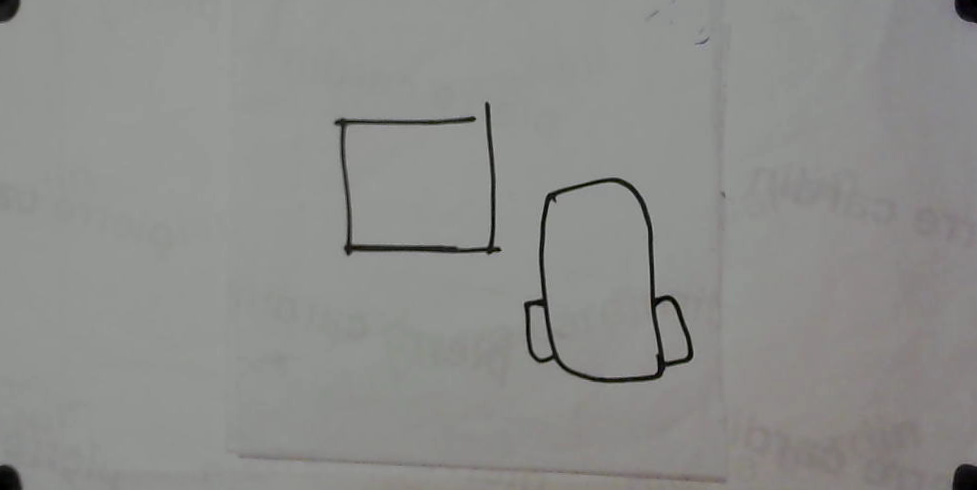
#> input picture Fase 2/Codigos/Codigos Camara-Mesa/opencv_CalibSnapshot_0.png, 977 x 490 px
$ python Pos_robot.py   (older library calls are emulated)
#> lines starting #> are read from the running program, lines starting #| are printed output that depends on the picture; after the words box and inside, x2 and y2 are one past the last pixel; in counts of white or black regions, pixels touching at a corner belong together; long printed decimals are rounded
### Fase 2/Codigos/Codigos Camara-Mesa/Robot.py
#!/usr/bin/env python3
# -*- coding: utf-8 -*-
"""
Created on Wed Jul 15 18:49:30 2020

@author: Jose Pablo Guerra

Codigo para la toma de poses de robots en la mesa de pruebas.


15/07/2020: Version 0.0.0 -- Creacion del archivo inicial.
15/07/2020: Version 0.1.0 -- Se crean los primeros metodos iniciales y las clases de robot y vector_robot
16/07/2020: Version 0.2.0 -- Se agregan funciones adicionales para su funcionamiento.
19/07/2020: Version 0.2.1 -- Se eliminan funciones, se dejan solo los metodos y clases de Robot. Cambio nombre archivo.


Basado en el codigo escrito por André Rodas
"""
#Importando las librerias necesarias
import cv2 as cv #importando libreria para opencv
import numpy as np #para la creacion de arrays
import math as mt #para el uso de herramientas matematicas como raiz cuadrada
#Robot = []


class Robot():
    """
    """

    def set_robot(self, _id, _ip, _pos):
        """


        Parameters
        ----------
        _id : TYPE
            DESCRIPTION.
        _ip : TYPE
            DESCRIPTION.
        _pos : TYPE
            DESCRIPTION.

        Returns
        -------
        TYPE
            DESCRIPTION.

        """
#> further down, Snapshot is the input picture: shape (490, 977, 3); mean B, G, R 139.1, 141.6, 140.7
        self.id_robot = _id
        self.ip = _ip
        self.x = _pos[0]
        self.y = _pos[1]
        self.theta = _pos[2]
        self.vel_left = 0
        self.vel_right = self.vel_left
        self.robot = [self.id_robot,self.ip,self.x,self.y,self.theta,self.vel_right,self.vel_left]
        return self.robot

    # [95 lines left out: functions set_IP, set_pos, get_pos, get_IP, set_speed, get_speed, not called in this run]


class vector_robot():
    """
    """
    #robot_vector_u = Robot()
    def __init__(self):
        self.Robot_vector = []


    def agregar_robot(self,vector_robot):
        """


        Parameters
        ----------
        vector_robot : TYPE
            DESCRIPTION.

        Returns
        -------
        TYPE
            DESCRIPTION.

        """
        #self.class_robot = class_robot
        #class_robot.id_robot = self
        #global _Robot
        self.Robot_vector.append(vector_robot)
        return self.Robot_vector

    # [42 lines left out: functions search_id_robot, get_robot, not called in this run]

bot = Robot()
vector_bot = vector_robot()
robot1 = bot.set_robot(1, 2,[0,1,3])

#print(bot.get_IP())

new_vector_robot = vector_bot.agregar_robot(robot1)
# [7 lines of commented-out code are left out]


### Fase 2/Codigos/Codigos Camara-Mesa/Pos_robot.py
#!/usr/bin/env python3
# -*- coding: utf-8 -*-
"""
Created on Sat Jul 18 11:45:45 2020

18/07/2020: Version 0.0.0 -- Version inicial del archivo
19/07/2020: Version 0.1.0 -- Se agregan funciones para el modulo de toma de datos de la pose de robots.

@author: joseguerra
"""

import cv2 as cv #importando libreria para opencv
from Robot import vector_robot, Robot
import numpy as np

SQRTDE2 = 1.41421356
MyPI = 3.14159265

anchoMesa = 14.5
largoMesa = 28.0

GlobalCodePixThreshold = 270
GlobalColorDifThreshold = 20


MyGlobalCannyInf = 94
MyGlobalCannySup = 350
#Mat GlobalLambda, GlobalCroppedActualSnap;

def getRobot_Code(calib_snapshot, Canny_inf, Canny_sup, Medida_cod):
#> called with Canny_inf = 94, Canny_sup = 350, Medida_cod = 2.99
    vector = vector_robot()
    blur_size = (3,3)
    height_im, width_im = calib_snapshot.shape[:2]
#> height_im = 490; width_im = 977

    PixCodeSize = Medida_cod * width_im / anchoMesa
#> PixCodeSize = 201.5

    gray_img = cv.cvtColor(calib_snapshot, cv.COLOR_BGR2GRAY)
    gray_blur_img = cv.blur(gray_img, blur_size)
    canny_img = cv.Canny(gray_blur_img, Canny_inf, Canny_sup, apertureSize = 3)
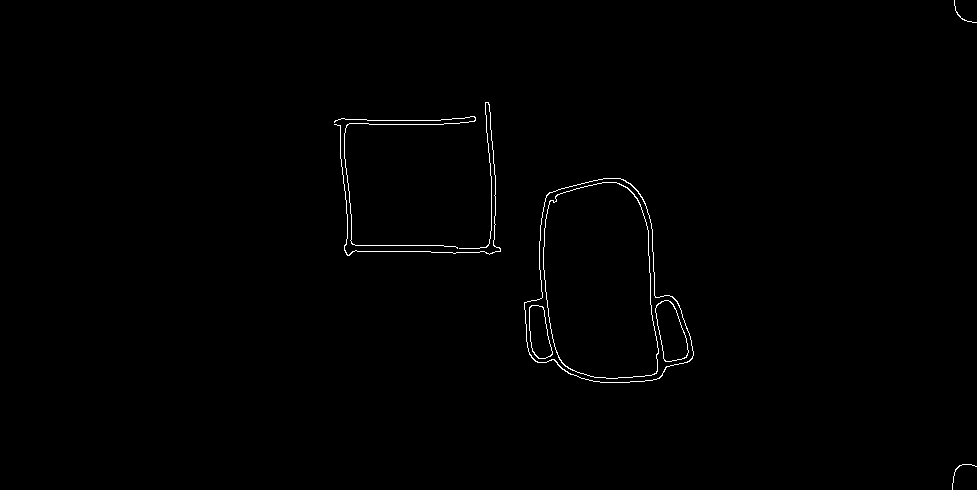
#> canny_img: shape (490, 977); 0.58% white in thin lines or dots, all inside (x1, y1, x2, y2) = (334, 0, 977, 490)


    cv.imshow("Canny", canny_img)
    cv.waitKey(0)

    image, contour, hierarchy = cv.findContours(canny_img, cv.RETR_TREE, cv.CHAIN_APPROX_SIMPLE)
#> contour = 12 contours, 3 with area under 20; largest, box (x1, y1, x2, y2) and area: (524, 178, 694, 383) 24448, (524, 178, 694, 383) 24381, (543, 182, 659, 379) 18863, (543, 182, 659, 379) 18823, (655, 300, 689, 362) 1332
    #canny_img = cv.blur(canny_img, blur_size)
    #print("PixCodeSize: ", PixCodeSize)
    #a = 0
    LastRecCod = 0

    for c in range (0, len(contour) - 1):
        #print(len(contour) - 1)
        #print("Este es el contador",c)
        RecCod = cv.minAreaRect(contour[c])
        #Rx, Ry = RecCod[0] #SingleRecCod.center
        #print("Contornos", RecCod[0])
        #print("Contornos", RecCod[0][0])
        height_rec, width_rec = RecCod[1] #SingleRecCod.size
        #print("GolbalCodePix: ", GlobalCodePixThreshold)
        #print("Resta entre width y PixCode: ",abs(width_rec - PixCodeSize))
        #print("Resta entre heigth: ",abs(height_rec - PixCodeSize))
        a = 0

        print("A punto de entrar al primer if")
        if (((abs(width_rec - PixCodeSize) < GlobalCodePixThreshold) and (abs(height_rec - PixCodeSize) < GlobalCodePixThreshold))):
            print("ingresando al pirmer if")
            print("GlobalCodePixThreshold: ", GlobalCodePixThreshold)
            # [5 lines of commented-out code are left out]

            if c == 0 or a == 0:
                a = 1
                print("ingresando al segundo if")
                vector.agregar_robot(getRobot_fromSnapshot(RecCod, calib_snapshot))
                LastRecCod = RecCod
                #x, y = LastRecCod[0] # LastRecCod.center
                #print(RecCod[0][0])
            elif (((abs(RecCod[0][0] - LastRecCod[0][0]) > GlobalCodePixThreshold) or (abs(RecCod[1][0] - LastRecCod[1][0]) > GlobalCodePixThreshold))):
                print("ingresando al segundo if, condicion else")
                vector.agregar_robot(getRobot_fromSnapshot(RecCod, calib_snapshot))
                LastRecCod = RecCod
#> this loop made 1 pass
#> (height_rec, width_rec, a) on pass 1: (33.24, 12.48, 1)
#| A punto de entrar al primer if
#| ingresando al pirmer if
#| GlobalCodePixThreshold:  270
#| ingresando al segundo if
#| Ingresando a getRobot_fromSnapshot
#| 90 en contra del reloj
#| Val_Color_temp:  56.333
#> pass 1, in getRobot_fromSnapshot, `dst = cv.warpAffine(snap, M, (GlobalWidth, GlobalHeigth))`:
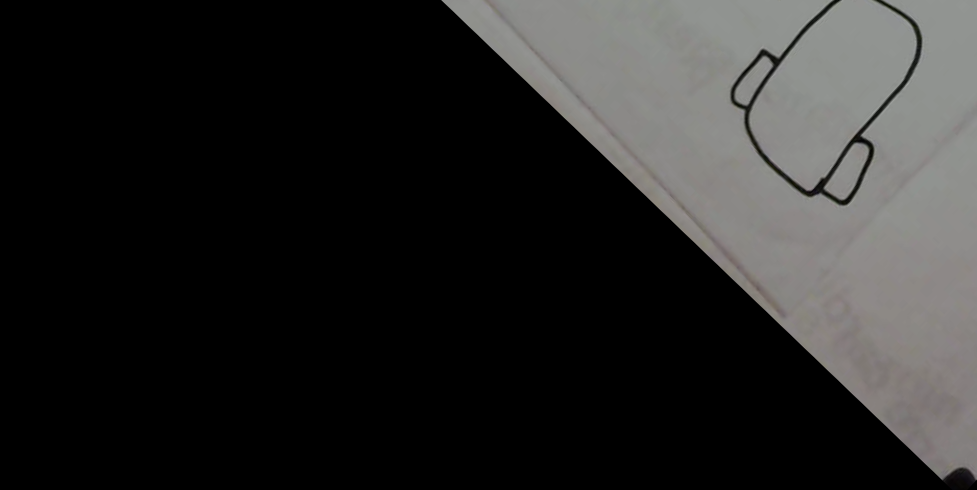
#> dst: shape (490, 977, 3); mean B, G, R 38, 38.8, 39.1
#> after the loop, LastRecCod = 0
                #x, y = LastRecCod[0] #LastRecCod.center
            #print("Resta entre centros en x: ", abs(Rx - x))
            #print("Resta entre centros en y: ", abs(Ry - y))
    return vector

def getRobot_fromSnapshot(RecContorno, snap):

    # Obtiene el centro, el tama;o y el angulo del contorno.
    center, size, theta = RecContorno

    # Angle correction
    if theta < -45:
        theta += 90

    # Convert to int
    center, size = tuple(map(int, center)), tuple(map(int, size))
    #print("Este es el nuevo centro", center)


    GlobalWidth = snap.shape[1]
    GlobalHeigth = snap.shape[0]

    #---------------------------------------------
    #GlobalHeigth,GlobalWidth = snap.shape[:2]

    print("Ingresando a getRobot_fromSnapshot")
    robot = Robot()
    #print("Primer valor del contorno: ", RecContorno[1] )

    #Para obtener el snap recortado.
    height_cont,width_cont = RecContorno[1] #height_cont
    tempWiMitad = SQRTDE2 * width_cont / 2
    tempHeMitad = SQRTDE2 * height_cont / 2


    Cx = center[0]
    Cy = center[1]


    EscalaColores = []

    rows = [int(Cy - tempHeMitad), int(Cy + tempHeMitad)]
    cols = [int(Cx - tempWiMitad), int(Cx + tempWiMitad)]
    #rows_1 = np.array([int(Cy - tempHeMitad), int(Cy + tempHeMitad)])
    #cols_1 = np.array([int(Cx - tempWiMitad), int(Cx + tempWiMitad)])


    #print(RecContorno)

    SemiCropCod = snap[rows[0]:rows[1], cols[0]:cols[1]] #hasta aqui todo bien al 19 de julio del 2020.
    # [7 lines of commented-out code are left out]
    M = cv.getRotationMatrix2D(center, theta, 1)

    dst = cv.warpAffine(snap, M, (GlobalWidth, GlobalHeigth))
    #image_rotated = cv.warpAffine(SemiCropCod, temp_matRotated, (SemiCropCod_Heigth, SemiCropCod_Width), flags = cv.INTER_CUBIC)

    #Final_Crop_rotated = cv.getRectSubPix(image_rotated, (int(height_cont),int(width_cont)), (np.size(rows_1)/2.0, np.size(cols_1)/2.0))


    Final_Crop_rotated = cv.getRectSubPix(dst, size, center)

    cv.imshow("Init", SemiCropCod)
    cv.imshow("Rotated", dst)
    #cv.waitKey(0)
    height_Final_Rotated, width_Final_Rotated = Final_Crop_rotated.shape[:2]

    #int EscalaColores[3]; //[2] blaco, [1] gris, [0] negr
    ColorSupIzq = Final_Crop_rotated[int(height_Final_Rotated * 1 / 4), int(width_Final_Rotated * 1 / 4)]
    ColorSupIzq = (ColorSupIzq[0] + ColorSupIzq [1] + ColorSupIzq[2])/3

    ColorSupDer = Final_Crop_rotated[int(height_Final_Rotated * 1 / 4), int(width_Final_Rotated * 3 / 4)]
    ColorSupDer = (ColorSupDer[0] + ColorSupDer [1] + ColorSupDer[2])/3

    ColorInfDer = Final_Crop_rotated[int(height_Final_Rotated * 3 / 4), int(width_Final_Rotated * 3 / 4)]
    ColorInfDer = (ColorInfDer[0] + ColorInfDer [1] + ColorInfDer[2])/3

    ColorInfIzq = Final_Crop_rotated[int(height_Final_Rotated * 3 / 4), int(width_Final_Rotated * 1 / 4)]
    ColorInfIzq = (ColorInfIzq[0] + ColorInfIzq [1] + ColorInfIzq[2])/3


    for i in range(0,3):
        EscalaColores.append(ColorSupIzq)

    tempFloatTheta = theta

    # [6 lines of commented-out code are left out]
    if ((ColorSupDer > ColorSupIzq) and (ColorSupDer > ColorInfDer) and (ColorSupDer > ColorInfIzq)):
        print("90 en contra del reloj")
        Final_Crop_rotated = cv.rotate(Final_Crop_rotated, cv.ROTATE_90_COUNTERCLOCKWISE)
        tempFloatTheta = tempFloatTheta + 90
        EscalaColores[2] = ColorSupDer
    elif ((ColorInfDer > ColorSupIzq) and (ColorInfDer> ColorSupDer) and (ColorInfDer > ColorInfIzq)):
        print("rotado 180")
        Final_Crop_rotated = cv.rotate(Final_Crop_rotated,cv.ROTATE_180);
        tempFloatTheta = tempFloatTheta + 180;
        EscalaColores[2] = ColorInfDer

    elif ((ColorInfIzq > ColorSupIzq) and (ColorInfIzq > ColorInfDer) and (ColorInfIzq > ColorSupDer)):
        print("90 a favor del reloj")
        Final_Crop_rotated = cv.rotate(Final_Crop_rotated, cv.ROTATE_90_CLOCKWISE)
        tempFloatTheta = tempFloatTheta - 90
        EscalaColores[2] = ColorInfIzq

    if ((ColorSupIzq <= ColorSupDer) and (ColorSupIzq <= ColorInfDer) and (ColorSupIzq <= ColorInfIzq)):
        EscalaColores[0] = ColorSupIzq
    elif ((ColorSupDer <= ColorSupIzq) and (ColorSupDer <= ColorInfDer) and (ColorSupDer <= ColorInfIzq)):
        EscalaColores[0] = ColorSupDer
    elif ((ColorInfDer <= ColorSupDer) and (ColorInfDer <= ColorSupIzq) and (ColorInfDer <= ColorInfIzq)):
        EscalaColores[0] = ColorInfDer
    else:
        EscalaColores[0] = ColorInfIzq

    cv.imshow("Codigo", Final_Crop_rotated)
    cv.waitKey(0)

    Matriz_color = np.zeros(shape=(3,3))


    for u in range (1,4):
        for v in range (1,4):
            #print("Esto va antes del val_color",Final_Crop_rotated[int(height_Final_Rotated * u / 4), int(width_Final_Rotated * v / 4)])
#> (the run stopped early here; a loop or call above may not have finished)

$ run again, with Fase 2/Codigos/Codigos Camara-Mesa/Imagen Calibrada 2.png copied over Fase 2/Codigos/Codigos Camara-Mesa/opencv_CalibSnapshot_0.png
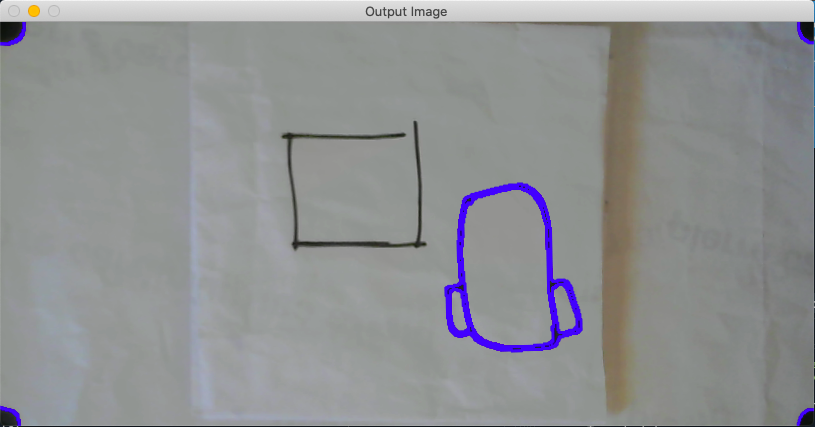
#> input picture Fase 2/Codigos/Codigos Camara-Mesa/Imagen Calibrada 2.png, 815 x 427 px
#> Snapshot is the input picture: shape (427, 815, 3); mean B, G, R 146.9, 145.3, 143.8
#> in getRobot_Code, `canny_img = cv.Canny(gray_blur_img, Canny_inf, Canny_sup, apertureSize..`:
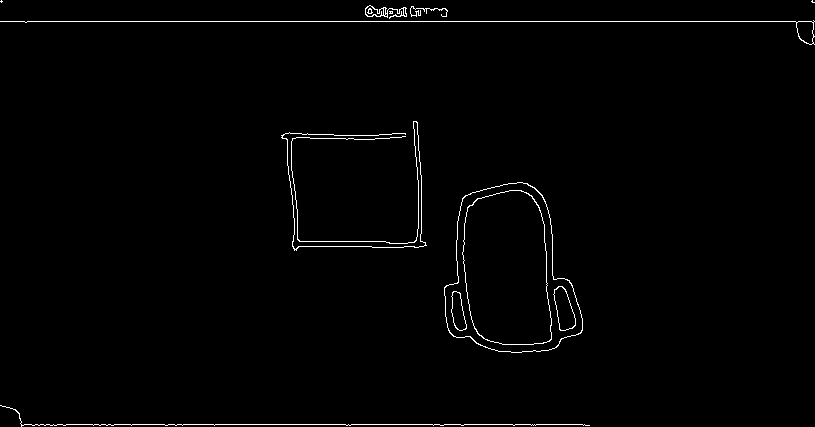
#> canny_img: shape (427, 815); 1.1% white in thin lines or dots
#> contour = 24 contours, 11 with area under 20; largest, box (x1, y1, x2, y2) and area: (444, 182, 583, 353) 16976, (444, 182, 583, 353) 16922, (462, 190, 552, 345) 11556, (462, 190, 552, 345) 11520, (553, 286, 576, 331) 616
#> the loop in getRobot_Code, `for c in range (0, len(contour) - 1): #print(len(contour) - 1) #print(..` made 4 passes
#> (height_rec, width_rec, a) on passes 2 to 3: (132.8, 172.4, 1), (132.8, 172.4, 1)
#> (printed output is left out)
#> pass 2, in getRobot_fromSnapshot, `Final_Crop_rotated = cv.rotate(Final_Crop_rotated, cv.ROTATE_90_CLOCKW..`:
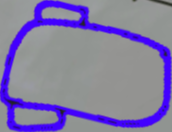
#> Final_Crop_rotated: shape (132, 172, 3); mean B, G, R 165.2, 121.1, 131

$ run again, with Fase 2/Codigos/Codigos Camara-Mesa/Imagen Calibrada.png copied over Fase 2/Codigos/Codigos Camara-Mesa/opencv_CalibSnapshot_0.png
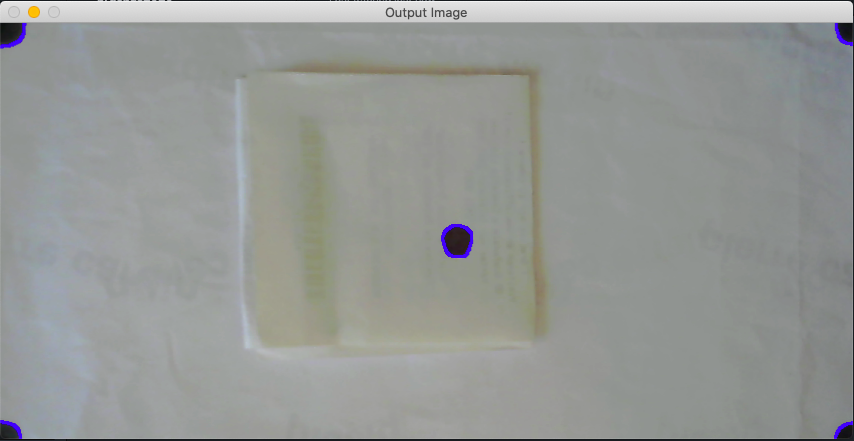
#> input picture Fase 2/Codigos/Codigos Camara-Mesa/Imagen Calibrada.png, 854 x 441 px
#> Snapshot is the input picture: shape (441, 854, 3); mean B, G, R 149.8, 152.3, 149.6
#> in getRobot_Code, `canny_img = cv.Canny(gray_blur_img, Canny_inf, Canny_sup, apertureSize..`:
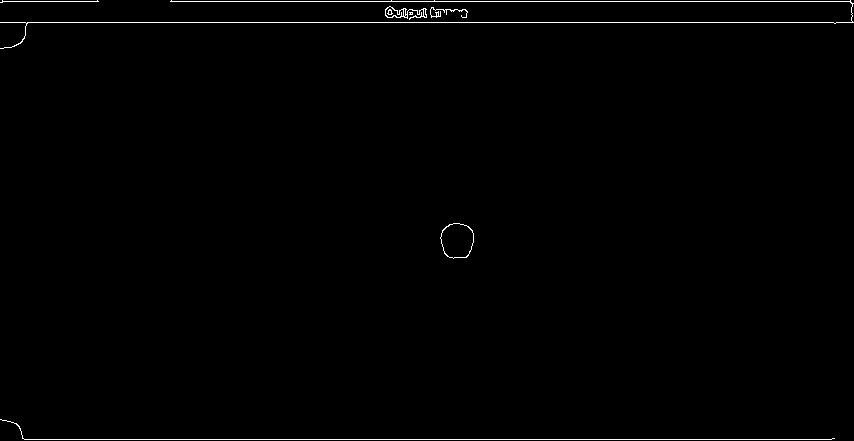
#> canny_img: shape (441, 854); 0.79% white in thin lines or dots
#> contour = 16 contours, 11 with area under 20; largest, box (x1, y1, x2, y2) and area: (440, 223, 474, 259) 923, (440, 223, 474, 259) 905, (385, 6, 427, 20) 198, (385, 6, 404, 18) 122, (430, 7, 468, 18) 26
#> the loop in getRobot_Code, `for c in range (0, len(contour) - 1): #print(len(contour) - 1) #print(..` made 4 passes
#> (height_rec, width_rec, a) on passes 2 to 3: (35, 33, 1), (35, 33, 1)
#> (printed output is left out)
#> pass 2, in getRobot_fromSnapshot, `Final_Crop_rotated = cv.rotate(Final_Crop_rotated, cv.ROTATE_90_CLOCKW..`:
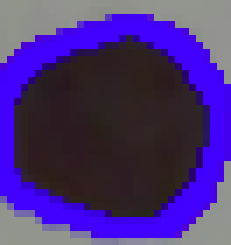
#> Final_Crop_rotated: shape (35, 33, 3) (shown 7 times larger); mean B, G, R 123, 46.9, 72.8

$ run again, with Fase 2/Codigos/Codigos Camara-Mesa/opencv_frame_0.png copied over Fase 2/Codigos/Codigos Camara-Mesa/opencv_CalibSnapshot_0.png
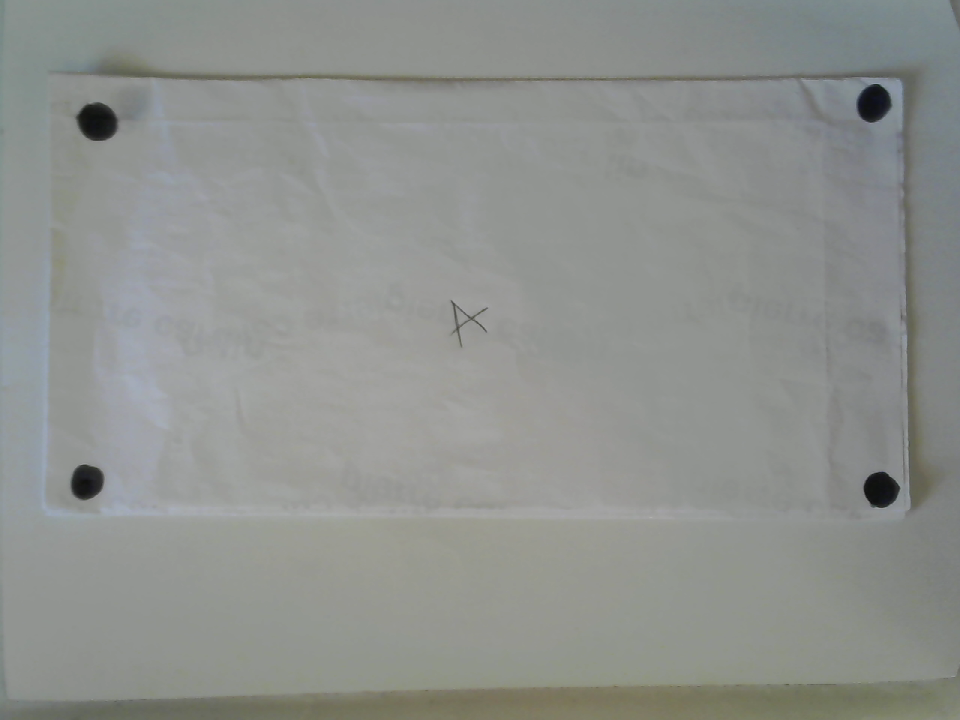
#> input picture Fase 2/Codigos/Codigos Camara-Mesa/opencv_frame_0.png, 960 x 720 px
#> Snapshot is the input picture: shape (720, 960, 3); mean B, G, R 141.9, 145.2, 142.3
#> in getRobot_Code, `canny_img = cv.Canny(gray_blur_img, Canny_inf, Canny_sup, apertureSize..`:
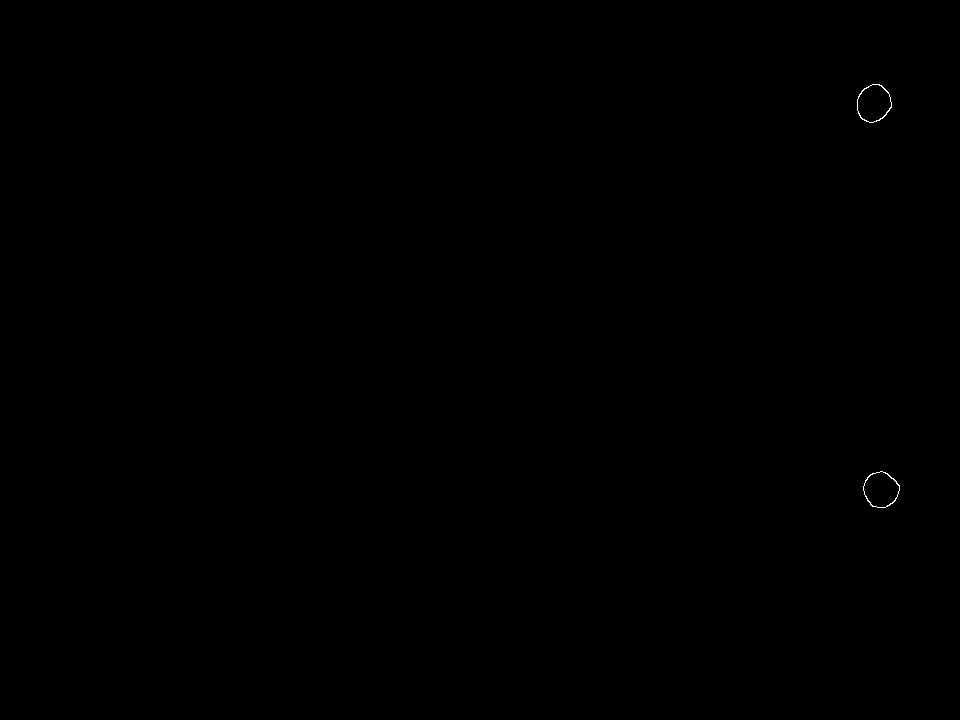
#> canny_img: shape (720, 960); 0.04% white in thin lines or dots, all inside (x1, y1, x2, y2) = (857, 84, 900, 508)
#> contour = 4 contours; box (x1, y1, x2, y2) and area: (857, 84, 892, 123) 994, (863, 471, 900, 508) 972, (857, 84, 892, 123) 958, (863, 471, 900, 508) 938
#> the loop in getRobot_Code, `for c in range (0, len(contour) - 1): #print(len(contour) - 1) #print(..` made 3 passes
#> (height_rec, width_rec) on passes 1 to 3: (34.65, 36.06), (33.23, 34.65), (37.48, 33.94)
#> (printed output is left out)
#> pass 1, in getRobot_fromSnapshot, `Final_Crop_rotated = cv.rotate(Final_Crop_rotated,cv.ROTATE_180);`:
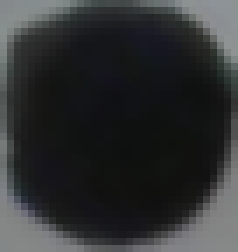
#> Final_Crop_rotated: shape (36, 34, 3) (shown 7 times larger); mean B, G, R 49.9, 49.1, 47.3
